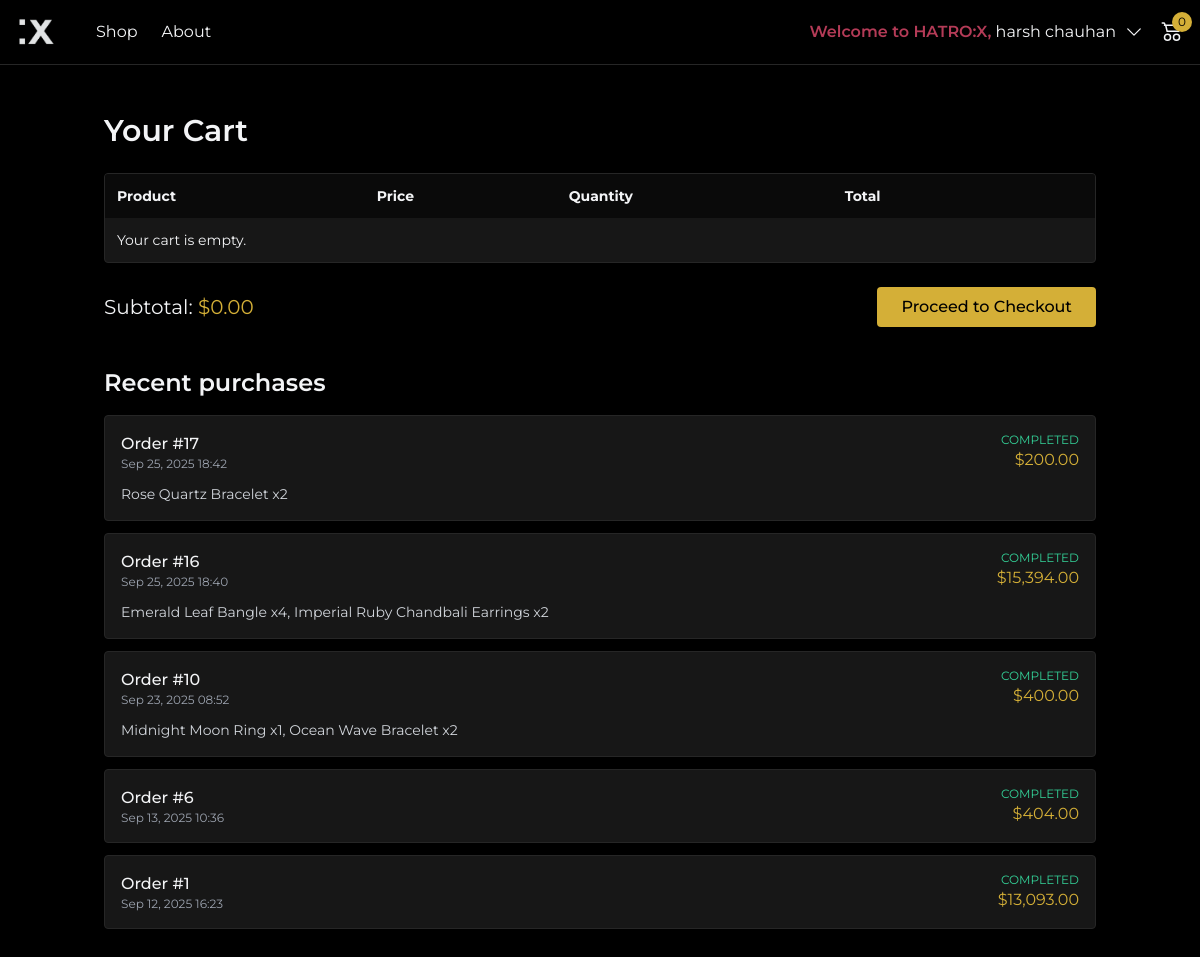
The app's page /public/cart.php (signed in) with its own data.
### tables this page shows
CREATE TABLE `orders` (
  `id` int(11) NOT NULL,
  `user_id` int(11) NOT NULL,
  `total_amount` decimal(10,2) NOT NULL,
  `status` varchar(50) NOT NULL DEFAULT 'pending',
  `created_at` datetime NOT NULL DEFAULT current_timestamp()
);

### includes/db_connection.php (called while the page is built, shortened)
<?php
function e(string $str): string
{
    return htmlspecialchars($str, ENT_QUOTES | ENT_SUBSTITUTE, 'UTF-8');
}
?>

### public/cart.php (the view, shortened to what this page needs)
<?php
require_once __DIR__ . '/../includes/db_connection.php';
$user_id = (int)$_SESSION['user_id'];
$items = [];
$subtotal = 0.0;
$recentOrders = [];
$orderItemsById = [];
if ($stmt = $mysqli->prepare('SELECT id, total_amount, status, created_at FROM orders WHERE user_id = ? ORDER BY id DESC LIMIT 5')) {
	$stmt->bind_param('i', $user_id);
	$stmt->execute();
	$res = $stmt->get_result();
	while ($row = $res->fetch_assoc()) { $recentOrders[] = $row; }
}
if ($recentOrders) {
	$orderIds = array_map(fn($o) => (int)$o['id'], $recentOrders);
	$ph = implode(',', array_fill(0, count($orderIds), '?'));
	if ($stmt = $mysqli->prepare("SELECT oi.order_id, oi.quantity, p.name FROM order_items oi JOIN products p ON p.id = oi.product_id WHERE oi.order_id IN ($ph) ORDER BY oi.order_id DESC, oi.id ASC")) {
		$types = str_repeat('i', count($orderIds));
		$stmt->bind_param($types, ...$orderIds);
		$stmt->execute();
		$res = $stmt->get_result();
		while ($row = $res->fetch_assoc()) {
			$oid = (int)$row['order_id'];
			if (!isset($orderItemsById[$oid])) { $orderItemsById[$oid] = []; }
			$orderItemsById[$oid][] = $row;
		}
	}
}
include __DIR__ . '/../includes/header.php';
?>
<section class="max-w-5xl mx-auto px-4 py-12">
  <h1 class="text-3xl font-semibold mb-6">Your Cart</h1>
  <div class="overflow-x-auto bg-neutral-900 border border-neutral-800 rounded no-scrollbar">
    <table class="cart-table min-w-full text-sm">
      <thead class="bg-neutral-950">
        <tr>
          <th class="text-left p-3">Product</th>
          <th class="text-left p-3">Price</th>
          <th class="text-left p-3">Quantity</th>
          <th class="text-left p-3">Total</th>
          <th class="p-3"></th>
        </tr>
      </thead>
      <tbody>
        <?php if (!$items): ?>
          <tr><td class="p-3" colspan="5">Your cart is empty.</td></tr>
        <?php endif; ?>
      </tbody>
    </table>
  </div>
  <div class="mt-6 flex items-center justify-between">
    <div class="text-xl">Subtotal: <span class="text-gold">$<?= number_format($subtotal, 2) ?></span></div>
    <form method="post">
      <button class="bg-gold text-black font-medium px-6 py-2 rounded hover:bg-rose transition" <?= $items ? '' : 'disabled' ?>>Proceed to Checkout</button>
    </form>
  </div>
  <?php if ($recentOrders): ?>
  <div class="mt-10">
    <h2 class="text-2xl font-semibold mb-4">Recent purchases</h2>
    <div class="space-y-3">
      <?php foreach ($recentOrders as $o): ?>
        <div class="bg-neutral-900 border border-neutral-800 rounded p-4">
          <div class="flex items-center justify-between">
            <div>
              <div class="font-medium">Order #<?= (int)$o['id'] ?></div>
              <div class="text-xs text-gray-400"><?= e(date('M j, Y H:i', strtotime($o['created_at']))) ?></div>
            </div>
            <div class="text-right">
              <div class="uppercase text-xs <?= $o['status']==='completed' ? 'text-emerald-400' : ($o['status']==='processing' ? 'text-amber-300' : ($o['status']==='cancelled' ? 'text-rose-300' : 'text-gray-300')) ?>"><?= e($o['status']) ?></div>
              <div class="text-gold">$<?= number_format((float)$o['total_amount'], 2) ?></div>
            </div>
          </div>
          <?php $itemsList = $orderItemsById[(int)$o['id']] ?? []; if ($itemsList): ?>
          <div class="mt-3 text-sm text-gray-300">
            <?php
              $names = array_map(function($r){ return $r['name'].' x'.(int)$r['quantity']; }, $itemsList);
              echo e(implode(', ', $names));
            ?>
          </div>
          <?php endif; ?>
        </div>
      <?php endforeach; ?>
    </div>
  </div>
  <?php endif; ?>
</section>
<?php include __DIR__ . '/../includes/footer.php'; ?>

### includes/header.php (style rules this page uses)
body { font-family: 'Montserrat', sans-serif; }
p, div { word-break: break-word; overflow-wrap: break-word; }
.text-gray-300, .text-gray-400, .italic { max-width: 100%; word-break: break-word; overflow-wrap: break-word; white-space: normal; }

### public/cart.php (style rules this page uses)
.no-scrollbar { -ms-overflow-style: none; scrollbar-width: none; }

### records on screen
orders: id "17", created_at "Sep 25, 2025 18:42", status "COMPLETED", total_amount "200.00", names "Rose Quartz Bracelet x2"
orders: id "16", created_at "Sep 25, 2025 18:40", status "COMPLETED", total_amount "15,394.00", names "Emerald Leaf Bangle x4, Imperial Ruby Chandbali Earrings x2"
orders: id "10", created_at "Sep 23, 2025 08:52", status "COMPLETED", total_amount "400.00", names "Midnight Moon Ring x1, Ocean Wave Bracelet x2"
orders: id "6", created_at "Sep 13, 2025 10:36", status "COMPLETED", total_amount "404.00"
orders: id "1", created_at "Sep 12, 2025 16:23", status "COMPLETED", total_amount "13,093.00"

### other values on screen
$_SESSION['full_name'] "harsh chauhan"
$cart_count "0"
$subtotal "0.00"
